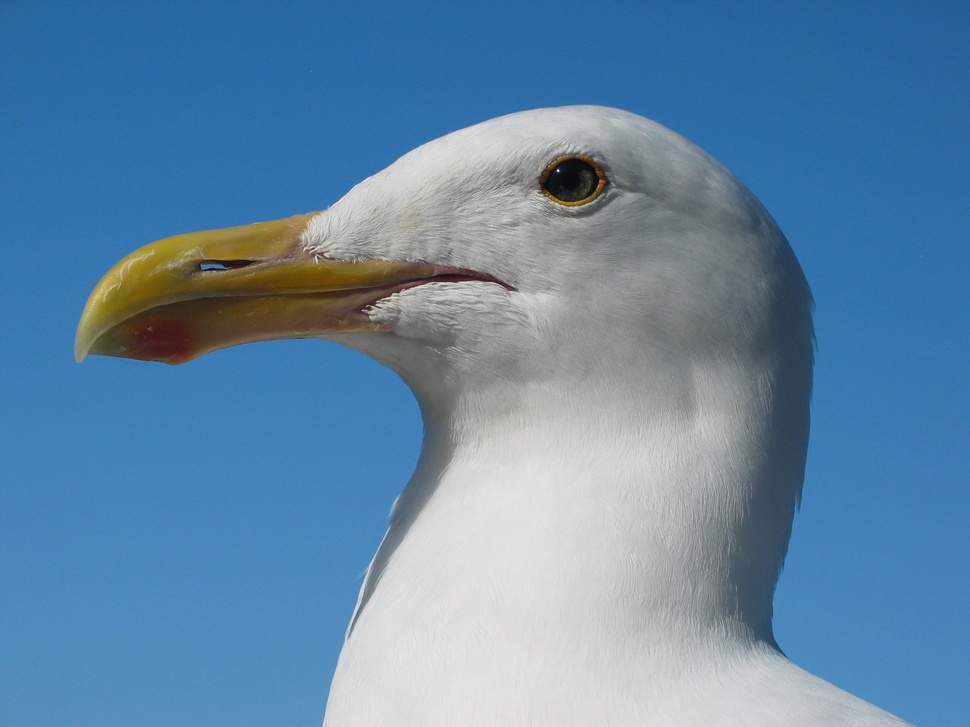
#> input picture n.jpg, 970 x 727 px, shrunk from 2272 x 1704 before the run
$ python o.py
#> lines starting #> are read from the running program, lines starting #| are printed output that depends on the picture
from PIL import Image
from PIL import ImageOps
from PIL import turtle


image2 = Image.open("n.jpg")
#> image2 is the input picture: PIL image 970x727 RGB; mean R, G, B 97.1, 134.5, 166.6

image2 = ImageOps.flip(image2)
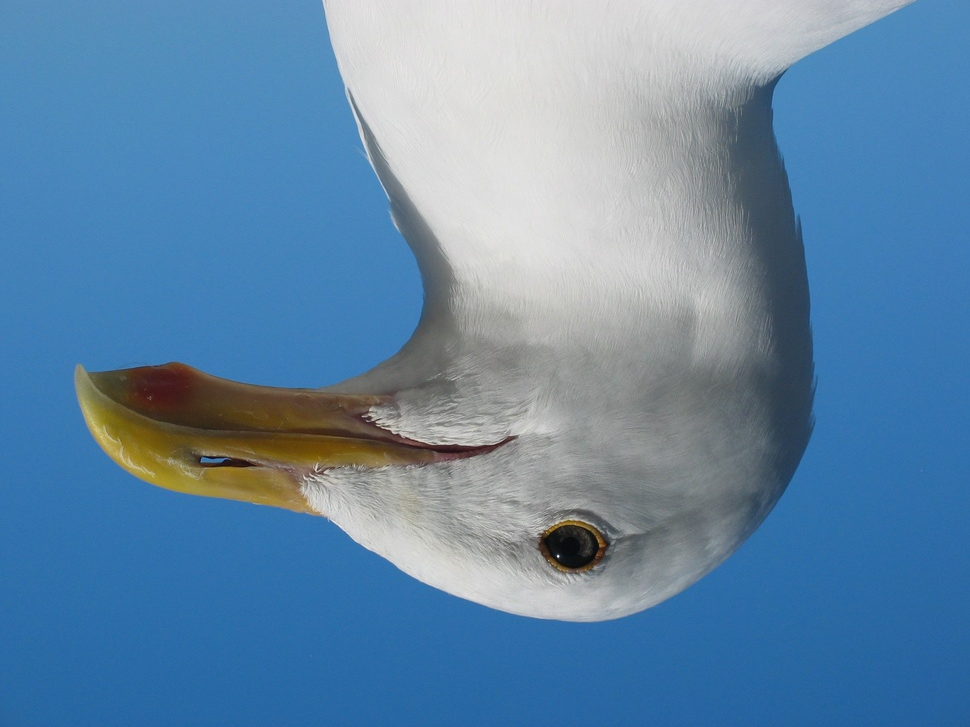
#> image2: PIL image 970x727 RGB; mean R, G, B 97.1, 134.5, 166.6

largeur_image2,hauteur_image2 = image2.size
#> largeur_image2 = 970; hauteur_image2 = 727

for y in range (hauteur_image2):

   for x in range (largeur_image2):

       r,v,b=image2.getpixel((x,y))

       image2.putpixel((x,y),(255,145,b))
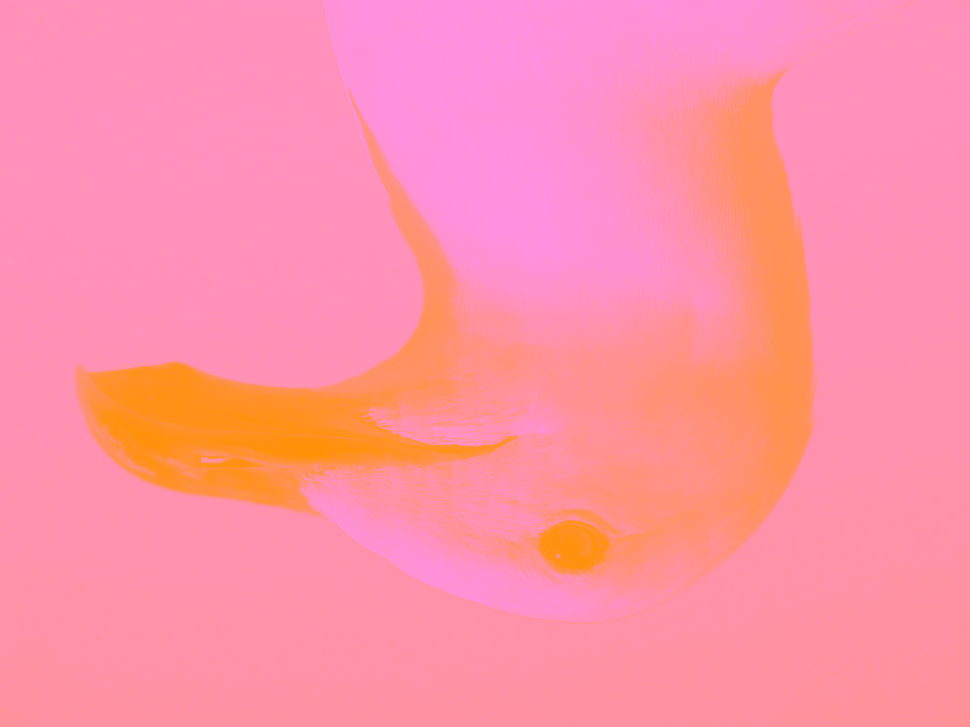
#> image2: PIL image 970x727 RGB; mean R, G, B 255, 145, 166.6
image2.show()

#> (the run stopped early here; a loop or call above may not have finished)
